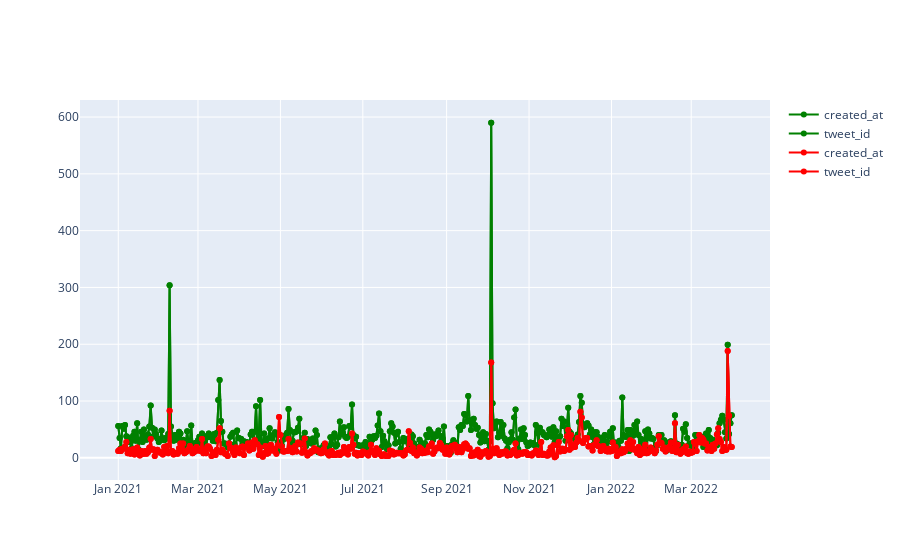

Notebook code for this chart:
### Code cell
import plotly.graph_objs as go
fig = go.Figure()
for col in pos.columns:
    fig.add_trace(go.Scatter(x=pos['created_at'], y=pos['tweet_id'],
                             name = col,
                             mode = 'markers+lines',
                             line=dict(shape='linear'),
                             connectgaps=True,
                             line_color='green'
                             )
                 )
for col in neg.columns:
    fig.add_trace(go.Scatter(x=neg['created_at'], y=neg['tweet_id'],
                             name = col,
                             mode = 'markers+lines',
                             line=dict(shape='linear'),
                             connectgaps=True,
                             line_color='red'
                             )
                 )
fig.show()

### Figure 1 — Plotly figure (JSON) as saved in the notebook; plotly's stock layout.template omitted (floating-point values rounded to 4 significant figures; data arrays with more than 128 entries replaced by an {"elided": "..."} marker saying what was removed)
{"data": [{"connectgaps": true, "line": {"color": "green", "shape": "linear"}, "mode": "markers+lines", "name": "created_at", "type": "scatter", "x": {"elided": "455 str values"}, "y": {"elided": "455 int values"}}, {"connectgaps": true, "line": {"color": "green", "shape": "linear"}, "mode": "markers+lines", "name": "tweet_id", "type": "scatter", "x": {"elided": "455 str values"}, "y": {"elided": "455 int values"}}, {"connectgaps": true, "line": {"color": "red", "shape": "linear"}, "mode": "markers+lines", "name": "created_at", "type": "scatter", "x": {"elided": "453 str values"}, "y": {"elided": "453 int values"}}, {"connectgaps": true, "line": {"color": "red", "shape": "linear"}, "mode": "markers+lines", "name": "tweet_id", "type": "scatter", "x": {"elided": "453 str values"}, "y": {"elided": "453 int values"}}], "layout": {}}
